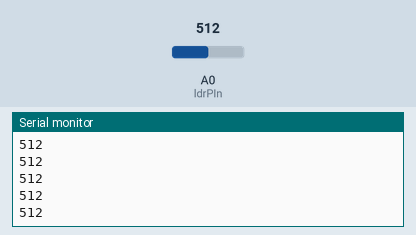
Recording of a sketch running on a simulated Arduino Uno, built with avr-gcc and run on an emulated ATmega328P. Shown: the last lines printed to the serial monitor. Inputs (shaded band) come from the test bench; at power-on: A0 (ldrPIn) = 512.

Above: at 1.2 s.
1.3 s: A0 (ldrPIn) set to 716
At 2.3 s:
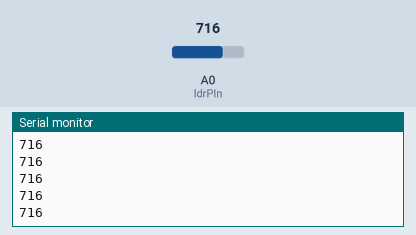
2.8 s: A0 (ldrPIn) set to 900
At 3.3 s:
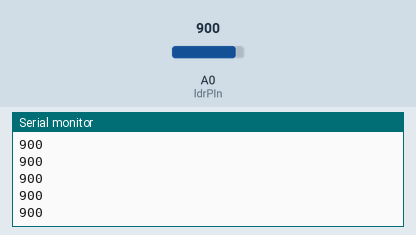
Timing chart, 0 to 5.8 s (numbered marks = the images above; inputs shaded):
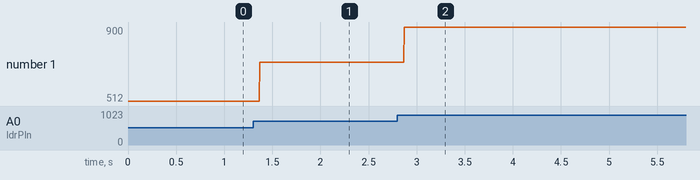

Measured:
- after the input at 1.3 s, the serial monitor: prints a new line after 0.07 s (image 1)
- after the input at 2.8 s, the serial monitor: prints a new line after 0.07 s (image 2)
- plotted number 1: 512 → 716 after the input at 1.3 s, 716 → 900 after the input at 2.8 s

The sketch:

demo2.ino
```cpp
#define ldrPIn A0
int value;
void setup() {
  Serial.begin(9600);
  pinMode(ldrPIn, INPUT);
}
void loop() {
  value = analogRead(ldrPIn);
  Serial.println(value);
}
```
